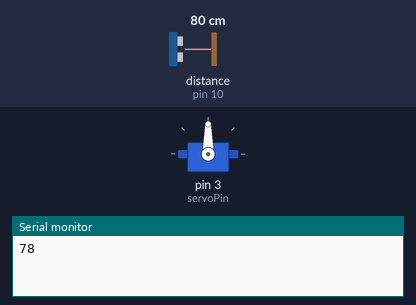
Recording of a sketch running on a simulated Arduino Uno, built with avr-gcc and run on an emulated ATmega328P. On the bench: servo, the last lines printed to the serial monitor. Wiring (inferred from the names in the program): ultrasonic range finder: trigger pin 9; echo pin 10. The test bench sets the inputs (shaded band); at power-on: distance to the obstacle (sensor on pin 10) 80 cm. The echo pulse lasts 58.3 µs per cm.

Above: at 0.1 s.
At 1.1 s:
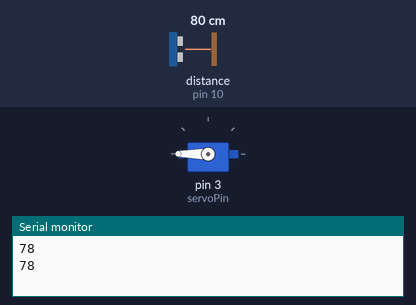
Timing chart, 0 to 2.6 s (numbered marks = the images above):
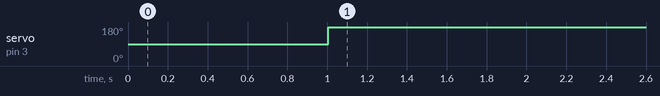

The sketch:

utrasonic.ino
```cpp
// Include the Servo library
#include <Servo.h>

//Ultra-sonic Sensor pin declaration
int echoPin = 10;
int trigPin = 9;

long duration;
int distance;


// Declare the Servo pin
int servoPin = 3;
Servo Servo1;

void setup() {
  //Ultra-sonic Sensor pin initialization
  pinMode(echoPin,INPUT);
  pinMode(trigPin,OUTPUT);
  Serial.begin(9600); // Starts the serial communication
  Servo1.attach(servoPin);

}

void loop() {
//Ultra-sonic Sensor

// put your main code here, to run repeatedly:
// Clears the trigPin
digitalWrite(trigPin, LOW);
delayMicroseconds(2);
// Sets the trigPin on HIGH state for 10 micro seconds
digitalWrite(trigPin, HIGH);
delayMicroseconds(10);
digitalWrite(trigPin, LOW);
// Reads the echoPin, returns the sound wave travel time in microseconds
duration = pulseIn(echoPin, HIGH);
// Calculating the distance
distance= duration*0.034/2;
// Prints the distance on the Serial Monitor
//Serial.print("Distance: ");
Serial.println(distance);


// Make servo go to 0 degrees
delay(1000);

   if(distance <20 && distance >=0 )
    { Servo1.write(90);
      exit;
    }
  else
    {
      Servo1.write(180);
      exit;
    }
 /*  // Make servo go to 90 degrees
   Servo1.write(90);
   delay(1000);
   // Make servo go to 180 degrees
   Servo1.write(180);
   delay(1000);
*/


}
```

Measured:
- by itself, servo on pin 3 (servoPin): 90° → 180° at 1.0 s
